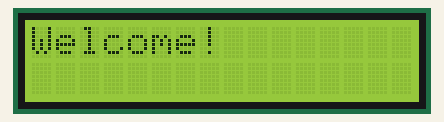
This sketch was run on a simulated ESP8266 (NodeMCU). On the bench: 16×2 character LCD. WiFi joins after 1.5 s; servers stay silent unless stated; random numbers use the default seed unless the sketch sets one; what the sketch prints to the serial monitor is not drawn.

Above: at 0.1 s.
At 2.1 s:
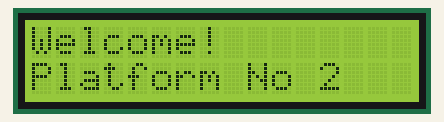
At 6.7 s:
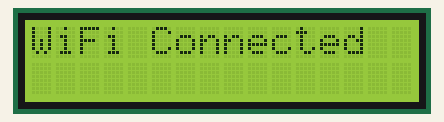
At 8.9 s:
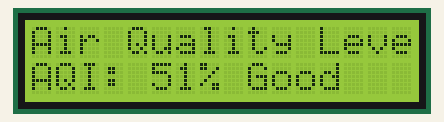
At 24.1 s:
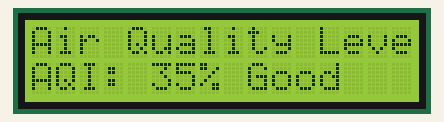
At 39.4 s:
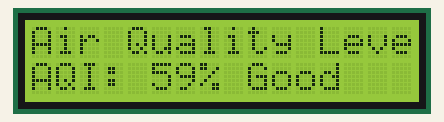

The sketch:

aqi-monitoring.ino
```cpp
#include <Wire.h>
#include <LiquidCrystal_I2C.h>
#include <ESP8266WiFi.h>

// Initialize the I2C LCD with address 0x27 (may vary depending on the module)
LiquidCrystal_I2C lcd(0x27, 16, 2);

const char *ssid = "<add-your-ssid>";  // Replace with your WiFi SSID
const char *pass = "<add-your-pass>";  // Replace with your WiFi password
const char *server = "api.thingspeak.com";
String apiKey = "<add-ypur-api-key>"; // ThingSpeak API key

WiFiClient client;

void setup() {
  Serial.begin(115200);  // Initialize Serial Monitor
  Serial.println("=== AQI Sensor Readings ===");

  lcd.init();  // Initialize the LCD
  lcd.backlight();  // Turn on the LCD backlight

  // Display Welcome message
  lcd.setCursor(0, 0);
  lcd.print("Welcome!");
  delay(2000);
  lcd.setCursor(0, 1);
  lcd.print("Platform No 2");
  delay(3000);
  lcd.clear();

  lcd.setCursor(0, 0);
  lcd.print("Connecting WiFi...");

  WiFi.begin(ssid, pass);
  while (WiFi.status() != WL_CONNECTED) {
    delay(500);
    Serial.print(".");
  }
  Serial.println("\nWiFi connected");

  lcd.clear();
  lcd.setCursor(0, 0);
  lcd.print("WiFi Connected");
  delay(2000);
  lcd.clear();

  randomSeed(analogRead(0));  // Initialize random number generator
}

void loop() {
  // Generate a random AQI percentage between 35% and 60% you can change as per your need
  int aqiPercentage = random(35, 61);

  // Mostly show "Good", but occasionally "Moderate" when AQI is above 50
  String aqiStatus = "Good";
  if (aqiPercentage > 50 && random(0, 100) < 30) { // 30% chance to show "Moderate"
    aqiStatus = "Moderate";
  }

  Serial.print("AQI Percentage: ");
  Serial.print(aqiPercentage);
  Serial.print("% - ");
  Serial.println(aqiStatus);

  // Send data to ThingSpeak
  if (client.connect(server, 80)) {
    String postStr = apiKey;
    postStr += "&field1=";
    postStr += String(aqiPercentage);
    postStr += "\r\n\r\n";

    client.print("POST /update HTTP/1.1\n");
    client.print("Host: api.thingspeak.com\n");
    client.print("Connection: close\n");
    client.print("X-THINGSPEAKAPIKEY: " + apiKey + "\n");
    client.print("Content-Type: application/x-www-form-urlencoded\n");
    client.print("Content-Length: ");
    client.print(postStr.length());
    client.print("\n\n");
    client.print(postStr);

    Serial.println("Data sent to ThingSpeak");
  }
  client.stop();

  // Display AQI Percentage on LCD
  lcd.clear();
  lcd.setCursor(0, 0);
  lcd.print("Air Quality Level");
  lcd.setCursor(0, 1);
  lcd.print("AQI: ");
  lcd.print(aqiPercentage);
  lcd.print("% ");
  lcd.print(aqiStatus);

  delay(15000);  // ThingSpeak requires a minimum 15-second delay between updates
}
```

Measured:
- what the display in image 1 shows lasts 3.0 s, from 2.1 s to 5.1 s
- what the display in image 2 shows lasts 2.0 s, from 6.6 s to 8.6 s
- what the display in image 3 shows lasts 15.2 s, from 8.9 s to 24.1 s
